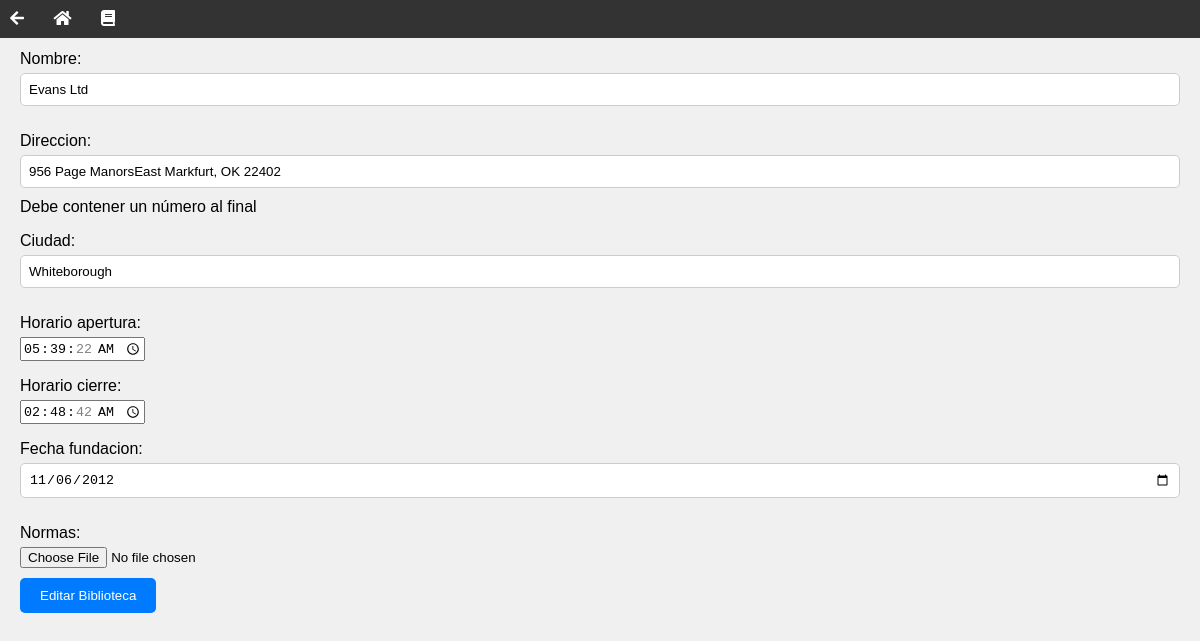
Screenshot of /form_edit_biblioteca/31/ with the database file from the repository.
### biblioteca/models.py (models this page shows, shortened)
class Biblioteca(models.Model):
    nombre = models.CharField(max_length=100)
    direccion = models.CharField(max_length=200, help_text="Debe contener un número al final")
    ciudad = models.CharField(max_length=100)
    horario_apertura = models.TimeField()
    horario_cierre = models.TimeField()
    fecha_fundacion = models.DateField()
    normas = models.FileField(upload_to='normas/', null=True, blank=True)

### biblioteca/views.py (the view)
# urls.py: path('form_edit_biblioteca/<int:biblioteca_id>/', views.form_edit_biblioteca, name='form_edit_biblioteca'),
def form_edit_biblioteca(request, biblioteca_id):
    biblioteca = repository.get_biblioteca(biblioteca_id)
    if request.method == 'POST':
        form = BibliotecaForm(request.POST, instance=biblioteca)
        if form.is_valid():
            form.save()
            return HttpResponseRedirect("/bibliotecas/")
    else:
        form = BibliotecaForm(instance=biblioteca)
    return render(request, 'form_biblioteca.html', {'form': form, 'biblioteca': biblioteca})

### biblioteca/forms.py (shortened to what this page needs)
class BibliotecaForm(forms.ModelForm):
    horario_apertura = forms.TimeField(input_formats=['%H:%M'], widget=forms.TimeInput(attrs={'type': 'time'}))
    horario_cierre = forms.TimeField(input_formats=['%H:%M'], widget=forms.TimeInput(attrs={'type': 'time'}))
    fecha_fundacion = forms.DateField(input_formats=['%Y-%m-%d'], widget=forms.DateInput(attrs={'type': 'date'}))
    class Meta:
        model = Biblioteca
        fields = ['nombre', 'direccion', 'ciudad', 'horario_apertura', 'horario_cierre', 'fecha_fundacion', 'normas']

### biblioteca/service.py (called while the page is built)
    def get_biblioteca(self, biblioteca_id):
        return Biblioteca.objects.get(id=biblioteca_id)

### biblioteca/templates/form_biblioteca.html (shortened to what this page needs)
{% extends "base.html" %}
{% block content %}
<form method="post" class="form-biblioteca">
    {{ form.as_p }}
    <button type="submit" class="form-biblioteca-submit">{% if biblioteca %}Editar{% else %}Crear{% endif %} Biblioteca</button>
</form>
{% endblock %}

### biblioteca/static/styles.css (style rules this page uses)
body { font-family: Arial, sans-serif; margin: 0; padding: 0; background-color: #f0f0f0; }
.form-biblioteca { margin-bottom: 20px; }
.form-biblioteca p { margin-bottom: 10px; }
.form-biblioteca label { display: block; margin-bottom: 5px; }
.form-biblioteca input[type="text"], .form-biblioteca input[type="date"], .form-biblioteca select { width: 100%; padding: 8px; margin-bottom: 10px; border: 1px solid #ccc; border-radius: 5px; box-sizing: border-box; }
.form-biblioteca-submit { padding: 10px 20px; background-color: #007bff; color: #fff; border: none; border-radius: 5px; cursor: pointer; }

### rows the page displays
Biblioteca: nombre "Evans Ltd", direccion "956 Page ManorsEast Markfurt, OK 22402", ciudad "Whiteborough", horario_apertura "05:39:22", horario_cierre "02:48:42", fecha_fundacion "11/06/2012"
